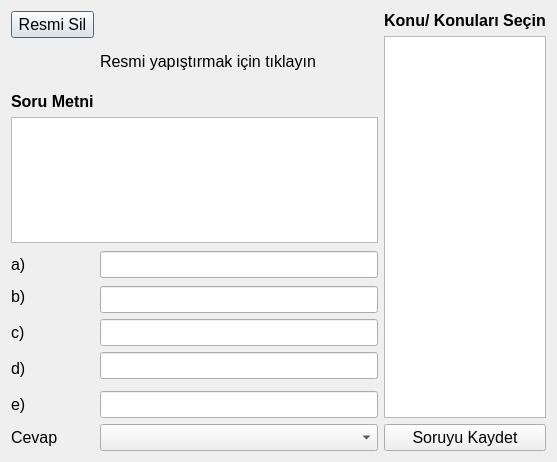
<?xml version="1.0" encoding="UTF-8"?>
<ui version="4.0">
 <class>Dialog</class>
 <widget class="QDialog" name="Dialog">
  <property name="geometry">
   <rect>
    <x>0</x>
    <y>0</y>
    <width>557</width>
    <height>462</height>
   </rect>
  </property>
  <property name="font">
   <font>
    <pointsize>12</pointsize>
   </font>
  </property>
  <property name="windowTitle">
   <string>Dialog</string>
  </property>
  <layout class="QHBoxLayout" name="horizontalLayout" stretch="3,1">
   <item>
    <layout class="QGridLayout" name="gridLayout" columnstretch="0,0" rowminimumheight="0,0,0,0,0,0,0,0,0,0,0,0,0,0">
     <item row="12" column="1">
      <widget class="QLineEdit" name="txt_e"/>
     </item>
     <item row="6" column="0">
      <widget class="QLabel" name="label_3">
       <property name="text">
        <string>a)</string>
       </property>
      </widget>
     </item>
     <item row="3" column="0" colspan="2">
      <widget class="QTextEdit" name="txt_soru"/>
     </item>
     <item row="7" column="0" rowspan="2">
      <widget class="QLabel" name="label_4">
       <property name="text">
        <string>b)</string>
       </property>
      </widget>
     </item>
     <item row="9" column="0">
      <widget class="QLabel" name="label_5">
       <property name="text">
        <string>c)</string>
       </property>
      </widget>
     </item>
     <item row="5" column="1" rowspan="3">
      <widget class="QLineEdit" name="txt_a"/>
     </item>
     <item row="1" column="0">
      <widget class="QPushButton" name="btn_resim_sil">
       <property name="text">
        <string>Resmi Sil</string>
       </property>
      </widget>
     </item>
     <item row="10" column="0" rowspan="2">
      <widget class="QLabel" name="label_6">
       <property name="text">
        <string>d)</string>
       </property>
      </widget>
     </item>
     <item row="13" column="1">
      <widget class="QComboBox" name="cb_dogru_cevap"/>
     </item>
     <item row="12" column="0">
      <widget class="QLabel" name="label_7">
       <property name="layoutDirection">
        <enum>Qt::LayoutDirection::LeftToRight</enum>
       </property>
       <property name="text">
        <string>e)</string>
       </property>
      </widget>
     </item>
     <item row="13" column="0">
      <widget class="QLabel" name="label_2">
       <property name="text">
        <string>Cevap</string>
       </property>
      </widget>
     </item>
     <item row="8" column="1">
      <widget class="QLineEdit" name="txt_b"/>
     </item>
     <item row="10" column="1">
      <widget class="QLineEdit" name="txt_d"/>
     </item>
     <item row="9" column="1">
      <widget class="QLineEdit" name="txt_c"/>
     </item>
     <item row="2" column="0">
      <widget class="QLabel" name="label">
       <property name="font">
        <font>
         <pointsize>12</pointsize>
         <bold>true</bold>
        </font>
       </property>
       <property name="text">
        <string>Soru Metni</string>
       </property>
       <property name="alignment">
        <set>Qt::AlignmentFlag::AlignBottom|Qt::AlignmentFlag::AlignLeading|Qt::AlignmentFlag::AlignLeft</set>
       </property>
      </widget>
     </item>
     <item row="1" column="1" rowspan="2">
      <widget class="QLabel" name="lbl_resim_onizleme">
       <property name="sizePolicy">
        <sizepolicy hsizetype="Preferred" vsizetype="Preferred">
         <horstretch>0</horstretch>
         <verstretch>0</verstretch>
        </sizepolicy>
       </property>
       <property name="minimumSize">
        <size>
         <width>100</width>
         <height>100</height>
        </size>
       </property>
       <property name="text">
        <string>Resmi yapıştırmak için tıklayın</string>
       </property>
      </widget>
     </item>
    </layout>
   </item>
   <item>
    <layout class="QVBoxLayout" name="verticalLayout">
     <item>
      <widget class="QLabel" name="label_8">
       <property name="font">
        <font>
         <pointsize>12</pointsize>
         <bold>true</bold>
        </font>
       </property>
       <property name="layoutDirection">
        <enum>Qt::LayoutDirection::LeftToRight</enum>
       </property>
       <property name="text">
        <string>Konu/ Konuları Seçin</string>
       </property>
       <property name="alignment">
        <set>Qt::AlignmentFlag::AlignCenter</set>
       </property>
      </widget>
     </item>
     <item>
      <widget class="QTreeWidget" name="tree_konular">
       <property name="headerHidden">
        <bool>true</bool>
       </property>
       <column>
        <property name="text">
         <string notr="true">1</string>
        </property>
       </column>
      </widget>
     </item>
     <item>
      <widget class="QPushButton" name="btn_kaydet">
       <property name="text">
        <string>Soruyu Kaydet</string>
       </property>
      </widget>
     </item>
    </layout>
   </item>
  </layout>
 </widget>
 <tabstops>
  <tabstop>txt_soru</tabstop>
  <tabstop>txt_a</tabstop>
  <tabstop>txt_b</tabstop>
  <tabstop>txt_c</tabstop>
  <tabstop>txt_d</tabstop>
  <tabstop>txt_e</tabstop>
  <tabstop>cb_dogru_cevap</tabstop>
  <tabstop>tree_konular</tabstop>
  <tabstop>btn_kaydet</tabstop>
 </tabstops>
 <resources/>
 <connections/>
</ui>
